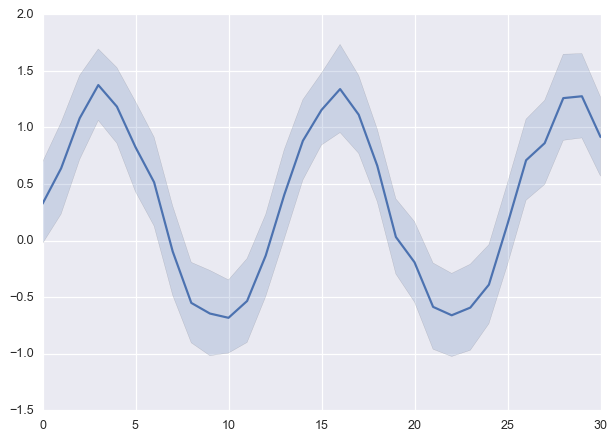

This figure's Python source:
import numpy as np; np.random.seed(22)
import seaborn as sns; sns.set(color_codes=True)
x = np.linspace(0, 15, 31)
data = np.sin(x) + np.random.rand(10, 31) + np.random.randn(10, 1)
ax = sns.tsplot(data=data)
